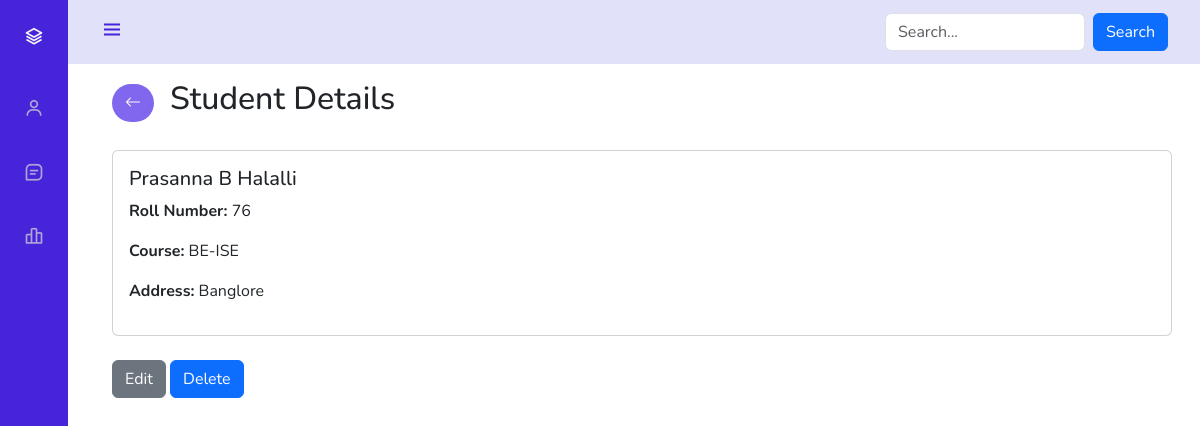
/details/20, run on the app's committed database.
### student/models.py (models this page shows)
class Student(models.Model):
    name = models.CharField(max_length=100)
    roll = models.IntegerField()
    course = models.CharField(max_length=150)
    address = models.TextField()

### student/views.py (the view)
# urls.py: path('details/<int:pk>',views.details, name='details'),
def details(request, pk):
    stu = Student.objects.get(id=pk)
    return render(request, 'details.html', {'student':stu})

### student/templates/details.html
{% extends 'main.html' %}
{% block content %}
<div class="container mt-5">
    <div class="d-flex align-items-center mb-4">
        <a href="javascript:history.back()" class="btn btn-link me-3 back">
            <i class="bi bi-arrow-left"></i>
        </a>
        <h2>Student Details</h2>
    </div>
    <div class="card">
        <div class="card-body">
            <h5 class="card-title">{{ student.name }}</h5>
            <p><strong>Roll Number:</strong> {{ student.roll }}</p>
            <p><strong>Course:</strong> {{ student.course }}</p>
            <p><strong>Address:</strong> {{ student.address }}</p>
        </div>
    </div>
    <div class="mt-4">
        <a href="{% url 'update' student.id %}" class="btn btn-secondary">Edit</a>
        <a href="{% url 'delete' student.id %}" class="btn btn-primary">Delete</a>
    </div>
</div>
{% endblock content %}

### student/templates/main.html (style rules this page uses)
:root { --header-height: 3rem;--nav-width: 68px;--first-color: #4723D9;--first-color-light: #AFA5D9;--white-color: #F7F6FB;--body-font: 'Nunito', sans-serif;--normal-font-size: 1rem;--z-fixed: 100 }
*,::before,::after { box-sizing: border-box }
body { position: relative;margin: var(--header-height) 0 0 0;padding: 0 1rem;font-family: var(--body-font);font-size: var(--normal-font-size);transition: .5s }
a { text-decoration: none }
@media screen and (min-width: 768px) { body { margin: calc(var(--header-height) + 1rem) 0 0 0;padding-left: calc(var(--nav-width) + 2rem) } }
.back { background-color: #8166ee; color: white; border-radius: 50px; }

### data on the page
Student: name "Prasanna B Halalli", roll "76", course "BE-ISE", address "Banglore"
